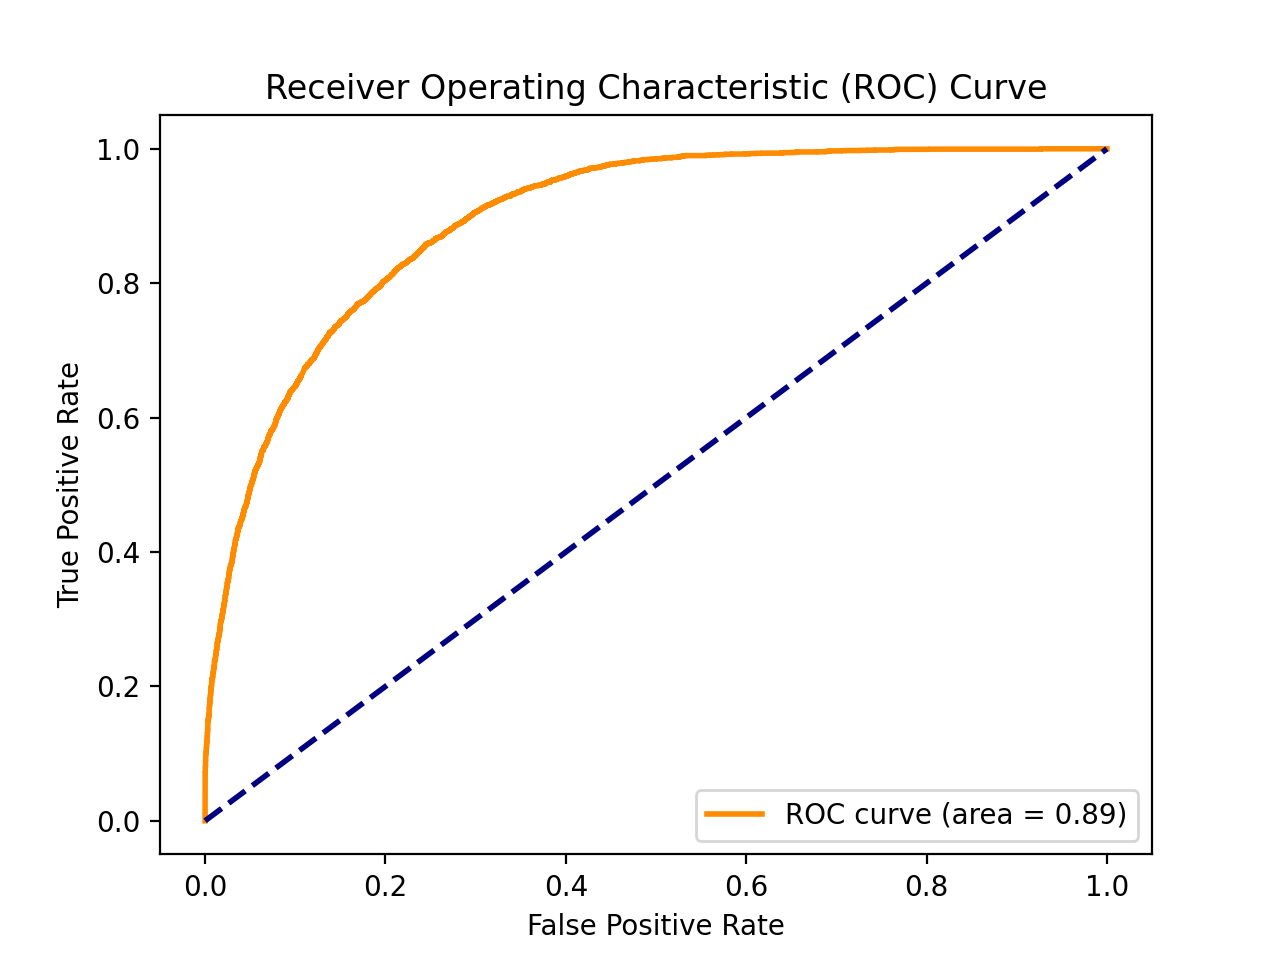

This chart was generated by the following Python code:
import numpy as np
import pandas as pd

import matplotlib.pyplot as plt

from sklearn.model_selection import train_test_split
from sklearn.metrics import accuracy_score, precision_score, recall_score, f1_score, confusion_matrix, roc_auc_score, roc_curve

from sklearn.svm import SVC



# 读取CSV文件
df = pd.read_csv('processed_data.csv')

# 提取特征和标签
X = df.drop(columns=['class'])
y = df['class']

# 分割数据集，按照label的比例来分割
X_train, X_test, y_train, y_test = train_test_split( X, y,
                                                     test_size=0.33,
                                                     stratify=y,
                                                     )



# 使用SVM进行训练
clf = SVC( # kernel='rbf',  # 默认 RBF函数
           kernel='linear',  # 线性 其实效果还不错
           probability=True,
           class_weight='balanced',
           )

clf.fit(X_train, y_train)

# 预测
y_pred = clf.predict(X_test)

# 获取预测概率
y_prob = clf.predict_proba(X_test)[:, 1]



# 计算各种评估指标
accuracy = accuracy_score(y_test, y_pred)
precision = precision_score(y_test, y_pred)
recall = recall_score(y_test, y_pred)
f1 = f1_score(y_test, y_pred)
conf_matrix = confusion_matrix(y_test, y_pred)
roc_auc = roc_auc_score(y_test, y_prob)

# 计算ROC曲线
fpr, tpr, _ = roc_curve(y_test, y_prob)



# 绘制ROC曲线
plt.figure( dpi=200 )
plt.plot(fpr, tpr, color='darkorange', lw=2, label='ROC curve (area = {:.2f})'.format(roc_auc))
plt.plot([0, 1], [0, 1], color='navy', lw=2, linestyle='--')
plt.xlabel('False Positive Rate')
plt.ylabel('True Positive Rate')
plt.title('Receiver Operating Characteristic (ROC) Curve')
plt.legend(loc='lower right')
plt.show()



# 打印结果
print('accuracy =', accuracy)
print('precision =', precision)
print('recall =', recall)
print('f1 =', f1)
print('roc_auc =', roc_auc)
print()

print('Confusion Matrix')
print('=' * 20)
print(conf_matrix)

"""
accuracy = 0.7837821069611615
precision = 0.5302832953435364
recall = 0.844438682914182
f1 = 0.6514651465146515
roc_auc = 0.8945067756166825

Confusion Matrix
====================
[[9376 2885]
 [ 600 3257]]
"""
